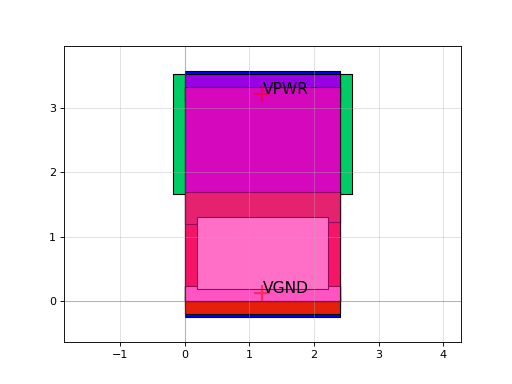

The Python source for this figure:
import sky130

c = sky130.components.sky130_fd_sc_hs__nand3_1()
c.plot()
